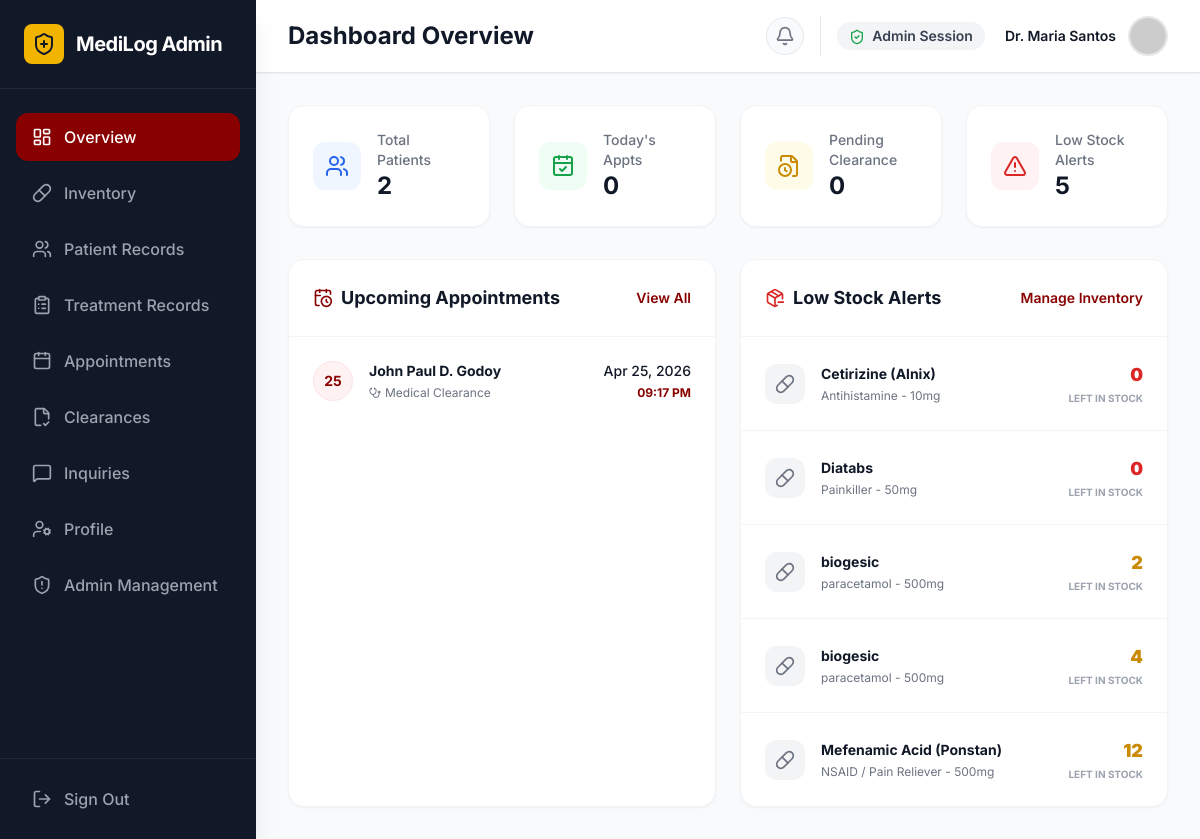
The app's page /admin/admin_dashboard.php (signed in) with its own data.
### tables this page shows
CREATE TABLE `users` (
  `id` int(11) NOT NULL,
  `full_name` varchar(100) NOT NULL,
  `id_number` varchar(50) NOT NULL,
  `role` enum('student','faculty','admin','super_admin','dentist') DEFAULT 'student',
  `email` varchar(100) NOT NULL,
  `course` varchar(100) DEFAULT NULL,
  `section` varchar(20) DEFAULT NULL,
  `dob` date DEFAULT NULL,
  `gender` enum('male','female','other') DEFAULT NULL,
  `phone_number` varchar(20) DEFAULT NULL,
  `address` varchar(255) DEFAULT NULL,
  `emergency_contact_name` varchar(100) DEFAULT NULL,
  `emergency_contact_phone` varchar(20) DEFAULT NULL,
  `blood_type` varchar(5) DEFAULT NULL,
  `allergies` varchar(255) DEFAULT NULL,
  `password` varchar(255) NOT NULL,
  `created_at` timestamp NOT NULL DEFAULT current_timestamp(),
  `profile_pic` longtext DEFAULT NULL
);

CREATE TABLE `appointments` (
  `id` int(11) NOT NULL,
  `patient_id` int(11) NOT NULL,
  `physician_id` int(11) DEFAULT NULL,
  `service_type` enum('General Consultation','Dental Services','Medical Clearance','Mental Health Info') NOT NULL,
  `appointment_date` date NOT NULL,
  `appointment_time` time NOT NULL,
  `status` varchar(50) DEFAULT 'Pending',
  `notes` text DEFAULT NULL,
  `created_at` timestamp NOT NULL DEFAULT current_timestamp(),
  `dental_procedure` varchar(100) DEFAULT NULL
);

CREATE TABLE `medicine_inventory` (
  `id` int(11) NOT NULL,
  `name` varchar(150) NOT NULL,
  `category` varchar(100) NOT NULL,
  `dosage` varchar(50) DEFAULT NULL,
  `quantity` int(11) NOT NULL DEFAULT 0,
  `expiration_date` date NOT NULL,
  `status` enum('In Stock','Low Stock','Out of Stock') DEFAULT 'In Stock',
  `created_at` timestamp NOT NULL DEFAULT current_timestamp(),
  `updated_at` timestamp NOT NULL DEFAULT current_timestamp() ON UPDATE current_timestamp()
);

### admin/admin_dashboard.php (the view, shortened to what this page needs)
<?php
require '../db_connect.php';
$user_id = $_SESSION['user_id'];
$stmt = $pdo->prepare("SELECT full_name, profile_pic FROM users WHERE id = ?");
$stmt->execute([$user_id]);
$user = $stmt->fetch();
$profile_pic = 'https://ui-avatars.com/api/?name=' . urlencode($user['full_name']) . '&background=880000&color=fff';
$totalPatients = $pdo->query("SELECT COUNT(*) FROM users WHERE role = 'student'")->fetchColumn();
$pendingClearances = $pdo->query("SELECT COUNT(*) FROM medical_clearances WHERE status = 'Pending'")->fetchColumn();
$todayAppointments = $pdo->query("SELECT COUNT(*) FROM appointments WHERE appointment_date = CURDATE()")->fetchColumn();
$lowStock = $pdo->query("SELECT COUNT(*) FROM medicine_inventory WHERE status = 'Low Stock' OR quantity <= 20")->fetchColumn();
$apptStmt = $pdo->query("
    SELECT a.*, u.full_name as patient_name
    FROM appointments a
    JOIN users u ON a.patient_id = u.id
    WHERE a.status = 'Pending' AND a.appointment_date >= CURDATE()
    ORDER BY a.appointment_date ASC, a.appointment_time ASC
    LIMIT 5
");
$upcoming_appointments = $apptStmt->fetchAll(PDO::FETCH_ASSOC);
$medStmt = $pdo->query("
    SELECT * FROM medicine_inventory
    WHERE quantity <= 20
    ORDER BY quantity ASC
    LIMIT 5
");
$low_stock_medicines = $medStmt->fetchAll(PDO::FETCH_ASSOC);
?>
<!DOCTYPE html>
<html lang="en">
<head>
    <script src="https://cdn.tailwindcss.com"></script>
</head>
<body class="font-sans antialiased text-gray-800 bg-gray-50 flex h-screen overflow-hidden">
    <aside class="hidden md:flex flex-col w-64 bg-gray-900 text-white h-full shadow-xl z-20 flex-shrink-0">
        <div class="p-6 flex items-center gap-3 border-b border-gray-800">
            <div class="bg-pup-gold text-gray-900 p-2 rounded-lg"><i data-lucide="shield-plus" class="h-6 w-6"></i></div>
            <span class="font-bold text-xl tracking-tight text-white">MediLog Admin</span>
        </div>
        <nav class="flex-1 px-4 py-6 space-y-2 overflow-y-auto">
            <a href="admin_dashboard.php" class="flex items-center gap-3 px-4 py-3 bg-pup-maroon text-white rounded-xl font-medium transition-colors shadow-sm"><i data-lucide="layout-dashboard" class="h-5 w-5"></i> Overview</a>
            <a href="medicine_inventory.php" class="flex items-center gap-3 px-4 py-3 text-gray-400 hover:bg-gray-800 hover:text-white rounded-xl font-medium transition-colors"><i data-lucide="pill" class="h-5 w-5"></i> Inventory</a>
            <a href="patient_records.php" class="flex items-center gap-3 px-4 py-3 text-gray-400 hover:bg-gray-800 hover:text-white rounded-xl font-medium transition-colors"><i data-lucide="users" class="h-5 w-5"></i> Patient Records</a>
            <a href="admin_treatment_records.php" class="flex items-center gap-3 px-4 py-3 text-gray-400 hover:bg-gray-800 hover:text-white rounded-xl font-medium transition-colors"><i data-lucide="clipboard-list" class="h-5 w-5"></i> Treatment Records</a>
            <a href="admin_appointments.php" class="flex items-center gap-3 px-4 py-3 text-gray-400 hover:bg-gray-800 hover:text-white rounded-xl font-medium transition-colors"><i data-lucide="calendar" class="h-5 w-5"></i> Appointments</a>
            <a href="admin_clearance.php" class="flex items-center gap-3 px-4 py-3 text-gray-400 hover:bg-gray-800 hover:text-white rounded-xl font-medium transition-colors"><i data-lucide="file-check-2" class="h-5 w-5"></i> Clearances</a>
            <a href="admin_inquiries.php" class="flex items-center gap-3 px-4 py-3 text-gray-400 hover:bg-gray-800 hover:text-white rounded-xl font-medium transition-colors"><i data-lucide="message-square" class="h-5 w-5"></i> Inquiries</a>
            <a href="admin_profile.php" class="flex items-center gap-3 px-4 py-3 text-gray-400 hover:bg-gray-800 hover:text-white rounded-xl font-medium transition-colors"><i data-lucide="user-cog" class="h-5 w-5"></i> Profile</a>
            <a href="super_admin_users.php" class="flex items-center gap-3 px-4 py-3 text-gray-400 hover:bg-gray-800 hover:text-white rounded-xl font-medium transition-colors"><i data-lucide="shield-alert" class="h-5 w-5"></i> Admin Management</a>
        </nav>
        <div class="p-4 border-t border-gray-800">
            <button onclick="openLogoutModal()" class="flex items-center gap-3 px-4 py-3 text-gray-400 hover:bg-red-900/50 hover:text-red-400 rounded-xl font-medium transition-colors w-full text-left"><i data-lucide="log-out" class="h-5 w-5"></i> Sign Out</button>
        </div>
    </aside>
    <main class="flex-1 flex flex-col h-full overflow-hidden">
        <header class="bg-white border-b border-gray-200 px-4 sm:px-8 py-4 flex items-center justify-between z-10 shadow-sm">
            <div class="flex items-center gap-3">
                <h1 class="text-xl md:text-2xl font-bold text-gray-900">Dashboard Overview</h1>
            </div>
            <div class="flex items-center gap-3 sm:gap-4">
                <a href="admin_notifications.php" class="text-gray-500 hover:text-pup-maroon p-2 bg-gray-50 hover:bg-red-50 rounded-full border border-gray-200 relative">
                    <i data-lucide="bell" class="h-5 w-5"></i>
                </a>
                <div class="hidden md:flex items-center gap-3 pl-4 border-l border-gray-200">
                    <span class="text-sm font-semibold text-gray-700 bg-gray-100 px-3 py-1 rounded-full mr-2"><i data-lucide="shield-check" class="h-4 w-4 inline mr-1 text-green-600"></i> Admin Session</span>
                    <div class="text-right">
                        <p class="text-sm font-semibold text-gray-900"><?= htmlspecialchars($user['full_name']) ?></p>
                    </div>
                    <img src="<?= $profile_pic ?>" alt="Profile" class="h-10 w-10 rounded-full border-2 border-gray-200 object-cover">
                </div>
            </div>
        </header>
        <div class="flex-1 overflow-y-auto p-4 sm:p-8 pb-24 md:pb-8">
            <div class="max-w-7xl mx-auto space-y-6">
                <div class="grid grid-cols-1 sm:grid-cols-2 lg:grid-cols-4 gap-6 mb-8">
                    <div class="bg-white rounded-2xl border border-gray-100 shadow-sm p-6 flex items-center gap-4 transition-transform hover:-translate-y-1">
                        <div class="w-12 h-12 rounded-xl bg-blue-50 text-blue-600 flex items-center justify-center flex-shrink-0"><i data-lucide="users" class="h-6 w-6"></i></div>
                        <div>
                            <p class="text-sm font-medium text-gray-500">Total Patients</p>
                            <h3 class="text-2xl font-bold text-gray-900"><?= number_format($totalPatients) ?></h3>
                        </div>
                    </div>
                    <div class="bg-white rounded-2xl border border-gray-100 shadow-sm p-6 flex items-center gap-4 transition-transform hover:-translate-y-1">
                        <div class="w-12 h-12 rounded-xl bg-green-50 text-green-600 flex items-center justify-center flex-shrink-0"><i data-lucide="calendar-check" class="h-6 w-6"></i></div>
                        <div>
                            <p class="text-sm font-medium text-gray-500">Today's Appts</p>
                            <h3 class="text-2xl font-bold text-gray-900"><?= number_format($todayAppointments) ?></h3>
                        </div>
                    </div>
                    <div class="bg-white rounded-2xl border border-gray-100 shadow-sm p-6 flex items-center gap-4 transition-transform hover:-translate-y-1">
                        <div class="w-12 h-12 rounded-xl bg-yellow-50 text-yellow-600 flex items-center justify-center flex-shrink-0"><i data-lucide="file-clock" class="h-6 w-6"></i></div>
                        <div>
                            <p class="text-sm font-medium text-gray-500">Pending Clearance</p>
                            <h3 class="text-2xl font-bold text-gray-900"><?= number_format($pendingClearances) ?></h3>
                        </div>
                    </div>
                    <div class="bg-white rounded-2xl border border-gray-100 shadow-sm p-6 flex items-center gap-4 transition-transform hover:-translate-y-1">
                        <div class="w-12 h-12 rounded-xl bg-red-50 text-red-600 flex items-center justify-center flex-shrink-0"><i data-lucide="alert-triangle" class="h-6 w-6"></i></div>
                        <div>
                            <p class="text-sm font-medium text-gray-500">Low Stock Alerts</p>
                            <h3 class="text-2xl font-bold text-gray-900"><?= number_format($lowStock) ?></h3>
                        </div>
                    </div>
                </div>
                <div class="grid grid-cols-1 lg:grid-cols-2 gap-6">
                    <div class="bg-white rounded-2xl border border-gray-100 shadow-sm overflow-hidden flex flex-col">
                        <div class="p-6 border-b border-gray-100 flex justify-between items-center">
                            <h2 class="text-lg font-bold text-gray-900 flex items-center gap-2"><i data-lucide="calendar-clock" class="h-5 w-5 text-pup-maroon"></i> Upcoming Appointments</h2>
                            <a href="admin_appointments.php" class="text-sm font-semibold text-pup-maroon hover:underline">View All</a>
                        </div>
                        <div class="p-0 flex-1">
                            <?php if (count($upcoming_appointments) > 0): ?>
                                <ul class="divide-y divide-gray-100">
                                    <?php foreach ($upcoming_appointments as $appt): ?>
                                        <li class="p-6 hover:bg-gray-50 transition-colors flex flex-col sm:flex-row sm:items-center justify-between gap-4">
                                            <div class="flex items-center gap-4">
                                                <div class="w-10 h-10 rounded-full bg-red-50 text-pup-maroon flex items-center justify-center font-bold text-sm border border-red-100">
                                                    <?= date('d', strtotime($appt['appointment_date'])) ?>
                                                </div>
                                                <div>
                                                    <p class="font-bold text-gray-900 text-sm"><?= htmlspecialchars($appt['patient_name']) ?></p>
                                                    <p class="text-xs text-gray-500 flex items-center gap-1 mt-1"><i data-lucide="stethoscope" class="h-3 w-3"></i> <?= htmlspecialchars($appt['service_type']) ?></p>
                                                </div>
                                            </div>
                                            <div class="text-right">
                                                <p class="text-sm font-medium text-gray-900"><?= date('M d, Y', strtotime($appt['appointment_date'])) ?></p>
                                                <p class="text-xs font-bold text-pup-maroon mt-1"><?= date('h:i A', strtotime($appt['appointment_time'])) ?></p>
                                            </div>
                                        </li>
                                    <?php endforeach; ?>
                                </ul>
                            <?php endif; ?>
                        </div>
                    </div>
                    <div class="bg-white rounded-2xl border border-gray-100 shadow-sm overflow-hidden flex flex-col">
                        <div class="p-6 border-b border-gray-100 flex justify-between items-center">
                            <h2 class="text-lg font-bold text-gray-900 flex items-center gap-2"><i data-lucide="package-minus" class="h-5 w-5 text-red-600"></i> Low Stock Alerts</h2>
                            <a href="medicine_inventory.php" class="text-sm font-semibold text-pup-maroon hover:underline">Manage Inventory</a>
                        </div>
                        <div class="p-0 flex-1">
                            <?php if (count($low_stock_medicines) > 0): ?>
                                <ul class="divide-y divide-gray-100">
                                    <?php foreach ($low_stock_medicines as $med): ?>
                                        <li class="p-6 hover:bg-gray-50 transition-colors flex items-center justify-between gap-4">
                                            <div class="flex items-center gap-4">
                                                <div class="w-10 h-10 rounded-xl bg-gray-100 text-gray-500 flex items-center justify-center">
                                                    <i data-lucide="pill" class="h-5 w-5"></i>
                                                </div>
                                                <div>
                                                    <p class="font-bold text-gray-900 text-sm"><?= htmlspecialchars($med['name']) ?></p>
                                                    <p class="text-xs text-gray-500 mt-1"><?= htmlspecialchars($med['category']) ?> - <?= htmlspecialchars($med['dosage']) ?></p>
                                                </div>
                                            </div>
                                            <div class="text-right">
                                                <p class="text-lg font-black <?= $med['quantity'] == 0 ? 'text-red-600' : 'text-yellow-600' ?>"><?= htmlspecialchars($med['quantity']) ?></p>
                                                <p class="text-[10px] uppercase font-bold text-gray-400 mt-0.5">Left in Stock</p>
                                            </div>
                                        </li>
                                    <?php endforeach; ?>
                                </ul>
                            <?php endif; ?>
                        </div>
                    </div>
                </div>
            </div>
        </div>
    </main>
</body>
</html>

### admin/admin_dashboard.php (style rules this page uses)
body { opacity: 0; animation: fadeIn 0.4s ease-out forwards; }

### records on screen
users: full_name "Dr. Maria Santos"
appointments: appointment_date "25", patient.full_name "John Paul D. Godoy", service_type "Medical Clearance", appointment_date "Apr 25, 2026", appointment_time "09:17 PM"
medicine_inventory: name "Cetirizine (Alnix)", category "Antihistamine", dosage "10mg", quantity "0"
medicine_inventory: name "Diatabs", category "Painkiller", dosage "50mg", quantity "0"
medicine_inventory: name "biogesic", category "paracetamol", dosage "500mg", quantity "2"
medicine_inventory: name "biogesic", category "paracetamol", dosage "500mg", quantity "4"
medicine_inventory: name "Mefenamic Acid (Ponstan)", category "NSAID / Pain Reliever", dosage "500mg", quantity "12"

### other values on screen
$totalPatients "2"
$todayAppointments "0"
$pendingClearances "0"
$lowStock "5"
